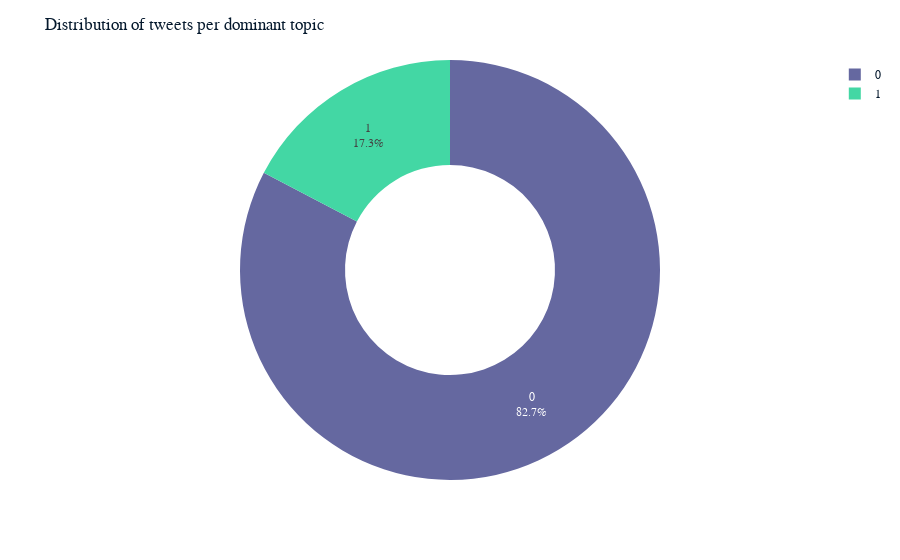

Source (notebook cell):
### Code cell
# --------------------------------------------- GRAFICAR --------------------------------------------
fig = px.pie(df, names=df.topic_label.value_counts().index, values=df.topic_label.value_counts().values, hole=0.5)
fig.update_traces(textinfo='percent+label', pull=[0, 0, 0, 0], textposition='inside')
fig.update_layout(title='Distribution of tweets per dominant topic')
fig.show()

### Figure 1 — Plotly figure (JSON) as saved in the notebook; plotly's stock layout.template omitted (floating-point values rounded to 4 significant figures)
{"data": [{"domain": {"x": [0, 1], "y": [0, 1]}, "hole": 0.5, "hovertemplate": "label=%{label}<br>value=%{value}<extra></extra>", "labels": [0, 1], "legendgroup": "", "name": "", "showlegend": true, "values": [148045, 31063], "type": "pie", "pull": [0, 0, 0, 0], "textinfo": "percent+label", "textposition": "inside"}], "layout": {"legend": {"tracegroupgap": 0}, "margin": {"t": 60}, "title": {"text": "Distribution of tweets per dominant topic"}}}
